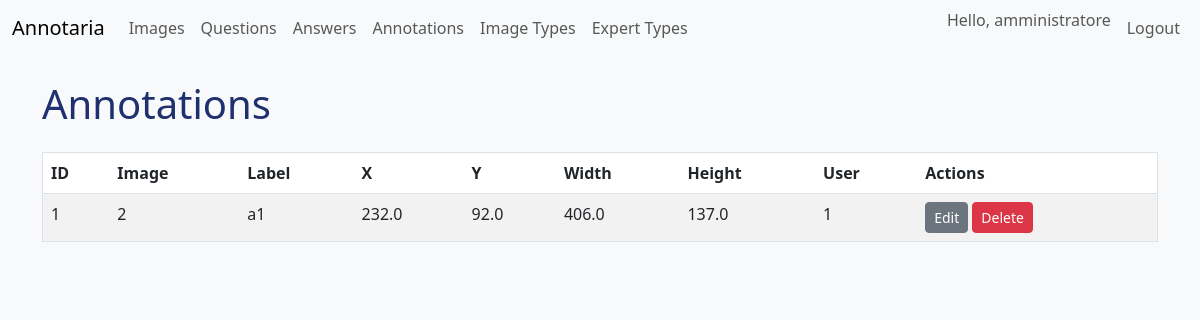
Screenshot of /ui/annotations (signed in) with the database file from the repository.
### models.py (models this page shows)
class User(Base):
    __tablename__ = "users"
    id = Column(Integer, primary_key=True, index=True)
    username = Column(String, unique=True, index=True, nullable=False)
    hashed_password = Column(String, nullable=False)
    role = Column(String, nullable=False, default="Esperto")
    answers = relationship("Answer", back_populates="user")
    annotations = relationship("Annotation", back_populates="user")
    expert_types = relationship(
        "ExpertType", secondary=user_expert_types, back_populates="users"
    )

class Annotation(Base):
    __tablename__ = "annotations"
    id = Column(Integer, primary_key=True, index=True)
    image_id = Column(Integer, ForeignKey("images.id"), nullable=False)
    label = Column(String, nullable=False)
    x = Column(Float, nullable=False)
    y = Column(Float, nullable=False)
    width = Column(Float, nullable=False)
    height = Column(Float, nullable=False)
    user_id = Column(Integer, ForeignKey("users.id"), nullable=False)
    annotated_at = Column(DateTime(timezone=True), server_default=func.now())
    image = relationship("Image", back_populates="annotations")
    user = relationship("User", back_populates="annotations")

### routers/ui.py (the view)
@router.get(
    "/annotations",
    response_class=HTMLResponse,
)
def list_annotations(
    request: Request,
    user: UserModel = Depends(require_admin),
    db: Session = Depends(get_db),
):
    annotations = db.query(AnnotationModel).all()
    return templates.TemplateResponse(
        "annotations.html", {"request": request, "annotations": annotations, "user": user}
    )

### templates/annotations.html
{% extends "base.html" %}
{% block content %}
<h1>Annotations</h1>
<table class="table table-striped" style="border: 1px solid #dee2e6; border-radius: 6px;">
<thead>
<tr><th>ID</th><th>Image</th><th>Label</th><th>X</th><th>Y</th><th>Width</th><th>Height</th><th>User</th><th>Actions</th></tr>
</thead>
<tbody>
{% for an in annotations %}
<tr>
<td>{{ an.id }}</td>
<td>{{ an.image_id }}</td>
<td>{{ an.label }}</td>
<td>{{ an.x }}</td>
<td>{{ an.y }}</td>
<td>{{ an.width }}</td>
<td>{{ an.height }}</td>
<td>{{ an.user_id }}</td>
<td>
<a href="/ui/annotations/{{ an.id }}/edit" class="btn btn-sm btn-secondary">Edit</a>
<form method="post" action="/ui/annotations/{{ an.id }}/delete" class="d-inline">
<button type="submit" class="btn btn-sm btn-danger">Delete</button>
</form>
</td>
</tr>
{% endfor %}
</tbody>
</table>
{% endblock %}

### templates/base.html (shortened to what this page needs)
<!DOCTYPE html>
<html lang="en">
<head>
    <link href="https://cdn.jsdelivr.net/npm/bootstrap@5.3.0/dist/css/bootstrap.min.css" rel="stylesheet">
    <link rel="stylesheet" href="/static/css/style.css">
</head>
<body>
<nav class="navbar navbar-expand-lg navbar-light bg-light mb-4">
    <div class="container-fluid">
        <a class="navbar-brand" href="/ui">Annotaria</a>
        <div class="collapse navbar-collapse">
            <ul class="navbar-nav me-auto mb-2 mb-lg-0">
                <li class="nav-item"><a class="nav-link" href="/ui/images">Images</a></li>
                {% if user and user.role == 'Amministratore' %}
                <li class="nav-item"><a class="nav-link" href="/ui/questions">Questions</a></li>
                <li class="nav-item"><a class="nav-link" href="/ui/answers">Answers</a></li>
                <li class="nav-item"><a class="nav-link" href="/ui/annotations">Annotations</a></li>
                <li class="nav-item"><a class="nav-link" href="/ui/image-types">Image Types</a></li>
                <li class="nav-item"><a class="nav-link" href="/ui/expert-types">Expert Types</a></li>
                {% elif user and user.role == 'Esperto' %}
                <li class="nav-item"><a class="nav-link" href="/ui/my-expert-types">My Expert Types</a></li>
                {% endif %}
            </ul>
            <ul class="navbar-nav ms-auto mb-2 mb-lg-0">
                {% if user %}
                <li class="nav-item">
                    <span class="navbar-text me-2">Hello, {{ user.username }}</span>
                </li>
                <li class="nav-item">
                    <form action="/ui/logout" method="post" class="d-inline">
                        <button type="submit" class="btn btn-link nav-link">Logout</button>
                    </form>
                </li>
                {% else %}
                <li class="nav-item"><a class="nav-link" href="/ui/login">Login</a></li>
                <li class="nav-item"><a class="nav-link" href="/ui/register">Register</a></li>
                {% endif %}
            </ul>
        </div>
    </div>
</nav>
<div class="container">
{% block content %}{% endblock %}
</div>
</body>
</html>

### static/css/style.css (style rules this page uses)
body { font-family: 'Segoe UI', sans-serif; background-color: #f8f9fa; }
h1, h2, h3 { color: #1f306e; margin-bottom: 1.5rem; }

### rows the page displays
User: username "amministratore"
Annotation: id "1", image_id "2", label "a1", x "232.0", y "92.0", width "406.0", height "137.0", user_id "1"
